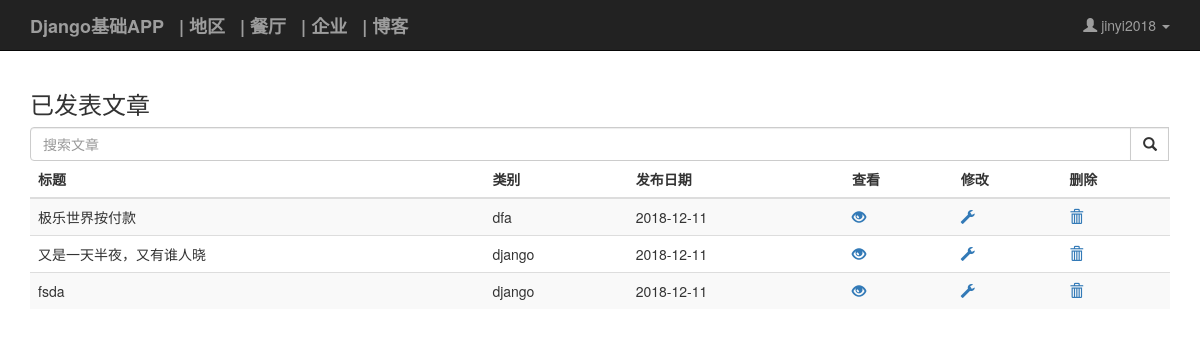
The app's page /blog/admin/ (signed in) with its own data.
### blog/models.py (models this page shows, shortened)
class Article(models.Model):
    STATUS_CHOICES = (
        ('d', '草稿'),
        ('p', '发表'),
    )
    title = models.CharField('标题', max_length=200, unique=True)
    slug = models.SlugField('slug', max_length=60, blank=True)
    body = RichTextUploadingField('正文')
    pub_date = models.DateTimeField('发布时间', null=True)
    create_date = models.DateTimeField('创建时间', auto_now_add=True)
    mod_date = models.DateTimeField('修改时间', auto_now=True)
    status = models.CharField('文章状态', max_length=1, choices=STATUS_CHOICES, default='p')
    views = models.PositiveIntegerField('浏览量', default=0)
    author = models.ForeignKey(User, verbose_name='作者', on_delete=models.CASCADE)
    category = models.ForeignKey('Category', verbose_name='分类', on_delete=models.CASCADE, blank=False, null=False)
    tags = models.ManyToManyField('Tag', verbose_name='标签集合', blank=True)
    users_like = models.ManyToManyField(User,related_name='articles_liked', blank=True)
    class Meta:
        ordering = ['-pub_date']
        verbose_name = "文章"
        verbose_name_plural = verbose_name

class Category(models.Model):
    name = models.CharField('分类名', max_length=30, unique=True)
    slug = models.SlugField('slug', max_length=40)
    parent_category = models.ForeignKey('self', verbose_name="父级分类", blank=True, null=True, on_delete=models.CASCADE)
    class Meta:
        ordering = ['name']
        verbose_name = "分类"
        verbose_name_plural = verbose_name

### blog/views.py (the view)
# urls.py: path('admin/', views.PublishedArticleListView.as_view(), name='published_article_list'),
@method_decorator(login_required, name='dispatch')
class PublishedArticleListView(ListView):
    template_name = "blog/published_article_list.html"
    paginate_by = 3
    def get_queryset(self):
        return Article.objects.filter(author=self.request.user).filter(status='p').order_by('-pub_date')

### templates/blog/published_article_list.html (shortened to what this page needs)
{% extends "base.html" %}
{% block content %}
    <h3>已发表文章</h3>
    <form action="{% url 'blog:article_search' %}" role="search" method="get">
        <div class="input-group col-md-12">
            <input type="text" name="q" id="q" class="form-control" placeholder="搜索文章">
            <span class="input-group-btn">
                <button class="btn btn-default form-control" type="submit" value="submit">
                    <span class="glyphicon glyphicon-search"></span>
                </button>
            </span>
        </div>
    </form>
    {% if page_obj %}
        <table class="table table-striped">
            <thead>
            <tr>
                <th>标题</th>
                <th>类别</th>
                <th>发布日期</th>
                <th>查看</th>
                <th>修改</th>
                <th>删除</th>
            </tr>
            </thead>
            <tbody>
            {% for article in page_obj %}
                <tr>
                <td>
                    {{ article.title }}
                </td>
                <td>
                    {{ article.category.name }}
                </td>
                <td>
                    {{ article.pub_date | date:"Y-m-d" }}
                </td>
                <td>
                    <a href="{% url 'blog:article_detail' article.id article.slug %}">
                        <span class="glyphicon glyphicon-eye-open"></span>
                    </a>
                </td>
                <td>
                    <a href="{% url 'blog:article_update' article.id article.slug %}">
                        <span class="glyphicon glyphicon-wrench"></span>
                    </a>
                </td>
                <td>
                    <a href="{% url 'blog:article_delete' article.id article.slug %}">
                        <span class="glyphicon glyphicon-trash"></span></a>
                </td>
            {% endfor %}
            </tr>
            </tbody> </table>
    {% else %}
        <p>没有文章。</p>
    {% endif %}
{% endblock %}

### templates/base.html (shortened to what this page needs)
{% load staticfiles %}
<!DOCTYPE html>
<html lang="en">
<html>
  <head>
    <link rel="stylesheet" href="{% static 'css/bootstrap.css' %}">
  </head>
  <body class="bs-docs-home">
<nav class="navbar navbar-inverse navbar-static-top bs-docs-nav">
    <div class="container">
        <div class="navbar-header">
            <a class="navbar-brand" href="#"><strong>Django基础APP</strong></a>
            <a class="navbar-brand" href="{% url 'myaccount:country_list' %}"><strong>| 地区</strong></a>
            <a class="navbar-brand" href="{% url 'myrestaurants:restaurant_list' %}"><strong>| 餐厅</strong></a>
            <a class="navbar-brand" href="{% url 'smartdoc:product_list' %}"><strong>| 企业</strong></a>
            <a class="navbar-brand" href="{% url 'blog:article_list' %}"><strong>| 博客</strong></a>
        </div>
        <div class="collapse navbar-collapse" id="myNavbar">
            <ul class="nav navbar-nav navbar-right">
                {% if user.is_authenticated %}
                    <li class="dropdown">
                        <a class="dropdown-toggle btn-green" data-toggle="dropdown" href="#">
                            <span class="glyphicon glyphicon-user"></span>
                            {{ user.username }}
                            <span class="caret"></span>
                        </a>
                    </li>
                {% endif %}
            </ul>
        </div>
    </div>
</nav>
<main>
    <div class="container">
        {% block content %}{% endblock %}
    </div>
</main>
</body>
</html>

### records on screen
Article: title "极乐世界按付款", category.name "dfa", pub_date "2018-12-11"
Article: title "又是一天半夜，又有谁人晓", category.name "django", pub_date "2018-12-11"
Article: title "fsda", category.name "django", pub_date "2018-12-11"

### other values on screen
{{ user.username }} "jinyi2018"
